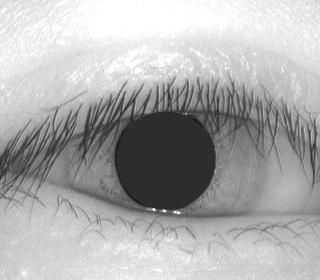
#> input picture CASIA1/101/101_2_3.jpg, 320 x 280 px, given in place of 001_2_1.jpg, which was not available
$ python testFAR.py
#> lines starting #> are read from the running program, lines starting #| are printed output that depends on the picture; after the words box and inside, x2 and y2 are one past the last pixel; in counts of white or black regions, pixels touching at a corner belong together; pictures that were not available may be replaced by others from this repository, and a replacement may not be noted
### preprocessing.py
##-----------------------------------------------------------------------------
##  Import
##-----------------------------------------------------------------------------
from cv2 import imread
from cv2 import imshow
from cv2 import waitKey

from pre_processing_classic.segment import segment
from pre_processing_classic.normalize import normalize
from pre_processing_classic.encode import encode

from pre_processing_enhanced.IrisLocalization import IrisLocalization
from pre_processing_enhanced.IrisNormalization import IrisNormalization
from pre_processing_enhanced.ImageEnhancement import ImageEnhancement
from pre_processing_enhanced.FeatureExtraction import FeatureExtraction

import numpy as np

##-----------------------------------------------------------------------------
##  Function preprocessing(img, method)
##-----------------------------------------------------------------------------
##  Description:
##      Enrol a new user
##
##  Input:
##      img             - The image to be processed
##      method          - Pre-processing method, can be "classic" or "enhanced"
##
##  Output:
##      features        - Array containing the extracted features
##-----------------------------------------------------------------------------
def preprocessing(img_name, method):

    # Integro-Differential operator and Log-Gabor filters
#> called with img_name = './CASIA1/1/001_2_1.jpg', method = 'enhanced'
    if method == "classic":

        # Read the image
        img = imread(img_name, 0)

        # Parameters for segmentation
        eyelashes_thres = 80
        use_multiprocess = False

        # Identify the iris and the pupil
        ciriris, cirpupil, img_with_noise = segment(img, eyelashes_thres, use_multiprocess)

        #imshow("noisyeye", img_with_noise[0])
        #waitKey(0)

        # Normalize the iris region by unwraping the circular region into a rectangular block of constant dimensions
        polar_array, noise_array = normalize(img_with_noise, ciriris[1], ciriris[0], ciriris[2],
                                            cirpupil[1], cirpupil[0], cirpupil[2], 8, 128)

        #imshow("polar", polar_array/255)
        #waitKey(0)

        # Extract the features from the normalized image
        template, mask = encode(polar_array, noise_array, 18, 1, 0.5)

        # Format the features
        str_template = ""

        for i in template:
            for j in i:
                str_template += str(int(j))

        features = int(str_template, 2).to_bytes((len(str_template) + 7) // 8, byteorder="big")

        # Alternative formatting method
        # features = np.array(template).tobytes()

        return features

    # Hough transform and 2D Gabor filters
    else:

        # Read the image
        if type(img_name) == str:
            img = [imread(img_name)]
        else:
            img = [imread(file) for file in img_name]
        #print(img)

        # Identify the iris and the pupil
        boundary, center = IrisLocalization(img)

        # Normalize the iris region
        normalized_iris = IrisNormalization(boundary,center)

        # Enhance the image with Hinstogram equalization
        enhanced_iris = ImageEnhancement(normalized_iris)

        # Extract the features from the normalized image
        template = np.array(FeatureExtraction(enhanced_iris)[0])

        # Format the features
        features = np.around(template, 2).tobytes()

        return features

### pre_processing_enhanced/IrisLocalization.py
# coding: utf-8
##----------------------------------------------------------------------------------------------
##  Import
##----------------------------------------------------------------------------------------------
import cv2
import numpy as np
import glob
import math
from scipy.spatial import distance
from sklearn.discriminant_analysis import LinearDiscriminantAnalysis as LDA
import matplotlib.pyplot as plt
import pandas as pd
from sklearn import metrics

##---------------------------------------------------------------------------------------------
##  Functions
##---------------------------------------------------------------------------------------------
def IrisLocalization(images):
    #convert image to a color image
    target = [cv2.cvtColor(img, cv2.COLOR_BGR2GRAY) for img in images]
#> target = 1 item

    boundary=[] #initialize empty list that will eventually contain all the images with boundaries
    centers=[] #initialize empty list that will contain the centers of the boundary circles
    for img in target:

        draw_img=img

        # remove noise by blurring the image
        blur = cv2.bilateralFilter(img, 9,75,75)
        img=blur

        #estimate the center of pupil
        horizontalProjection = np.mean(img,0);
        verticalProjection = np.mean(img,1);
        center_x=horizontalProjection.argmin()
        center_y=verticalProjection.argmin()

        #recalculate of pupil by concentrating on a 120X120 area
        centrecrop_x = img[center_x-60:center_x+60]
        centrecrop_y = img[center_y-60:center_y+60]
        horizontalProjection = np.mean(centrecrop_y,0);
        verticalProjection = np.mean(centrecrop_x,0);
        crop_center_x=horizontalProjection.argmin()
        crop_center_y=verticalProjection.argmin()

        cimg=img.copy()
        cv2.circle(cimg,(crop_center_x,crop_center_y),1,(255,0,0),2)

        #apply Canny edge detector on the masked image
        maskimage = cv2.inRange(img, 0, 70)
        output = cv2.bitwise_and(img, maskimage)
        edged = cv2.Canny(output, 100, 220)

        # Apply Hough transform to find potential boundaries of pupil
        circles = cv2.HoughCircles(edged, cv2.HOUGH_GRADIENT, 10, 100)

        #define the center of the pupil
        a = (crop_center_x,crop_center_y)

        out = img.copy()
        min_dst=math.inf
        for i in circles[0]:
            #find the circle whose center is closest to the approx center found above
            b=(i[0],i[1])
            dst = distance.euclidean(a, b)
            if dst<min_dst:
                min_dst=dst
                k=i

        #draw the inner boundary
        k = k.astype(int)
        cv2.circle(draw_img, (int(k[0]), int(k[1])), k[2], (255, 0, 0), 3)

        pupil=circles[0][0]
        radius_pupil = int(k[2])

        #draw the outer boundary, which is approximately found to be at a distance 53 from the inner boundary
        cv2.circle(draw_img, (k[0], k[1]), radius_pupil+53, (255, 0, 0), 3)
        boundary.append(draw_img)
        centers.append([k[0],k[1],k[2]])
#> this loop made 1 pass
#> (center_x, center_y, crop_center_x, crop_center_y, pupil, radius_pupil) on pass 1: (187, 147, 168, 187, [165, 155, 52], 52)
#> pass 1, in IrisLocalization, `blur = cv2.bilateralFilter(img, 9,75,75)`:
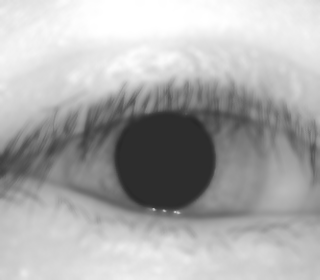
#> blur: shape (280, 320); min 40, max 255, mean 173.4
#> pass 1, in IrisLocalization, `centrecrop_x = img[center_x-60:center_x+60]`:
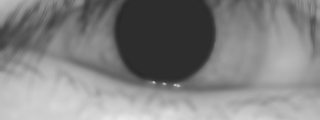
#> centrecrop_x: shape (120, 320); min 41, max 234, mean 130.6
#> pass 1, in IrisLocalization, `centrecrop_y = img[center_y-60:center_y+60]`:
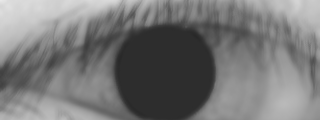
#> centrecrop_y: shape (120, 320); min 40, max 233, mean 118.6
#> after the loop:
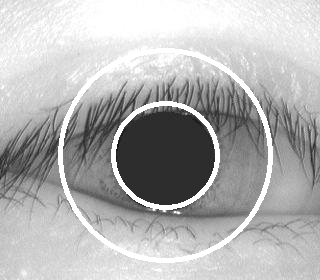
#> draw_img: shape (280, 320); min 12, max 255, mean 179
#> after the loop:
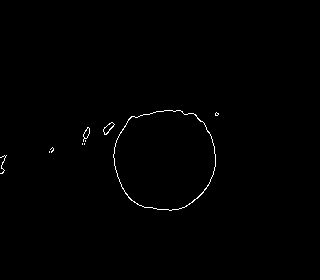
#> edged: shape (280, 320); 0.51% white in thin lines or dots, all inside (x1, y1, x2, y2) = (0, 110, 219, 211)
#> after the loop, boundary = 1 item; centers = [[165, 155, 52]]
#> (the rest of the program and of its run is left out)
